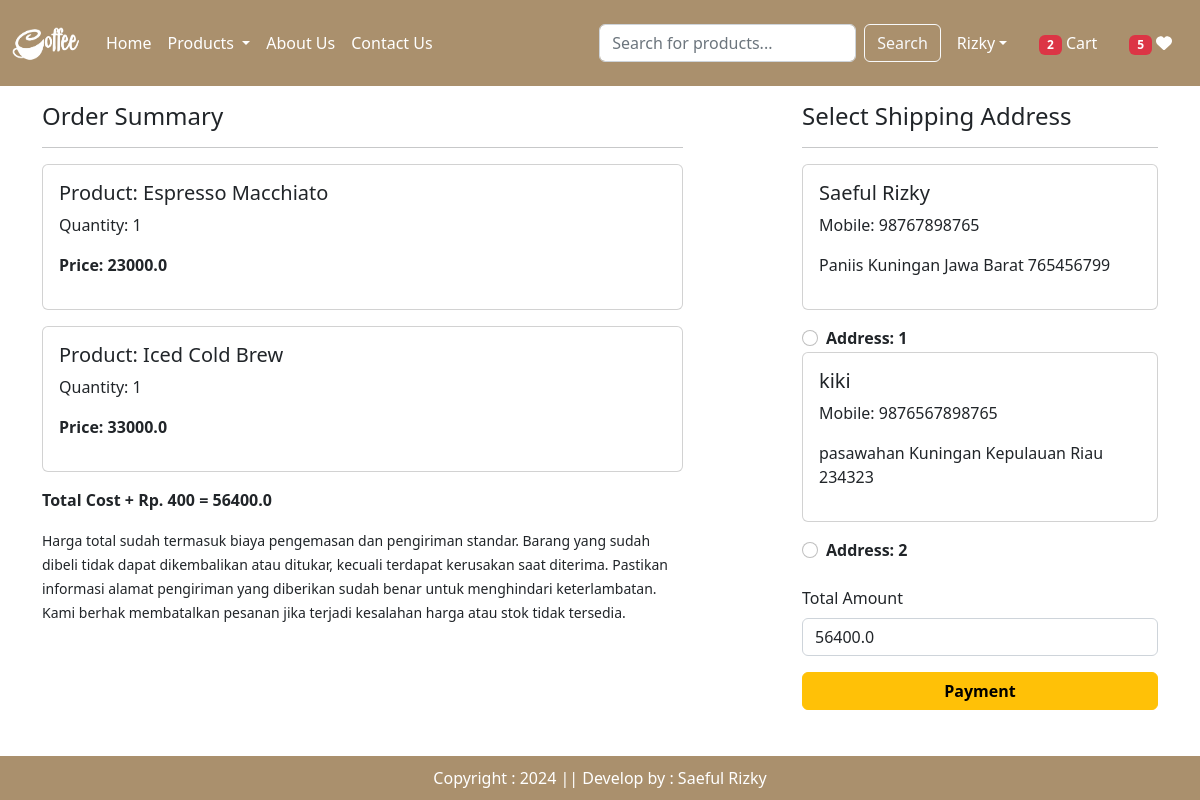
Screenshot of /checkout/ (signed in) with the database file from the repository.
### app/models.py (models this page shows, shortened)
class Cart(models.Model):
    user = models.ForeignKey(User, on_delete=models.CASCADE)
    product = models.ForeignKey(Product, on_delete=models.CASCADE)
    quantity = models.PositiveIntegerField(default=1)

class Product(models.Model):
    title = models.CharField(max_length=100)
    selling_price = models.FloatField()
    discounted_price = models.FloatField()
    description = models.TextField()
    composition = models.TextField(default='')
    prodapp = models.TextField(default='')
    category = models.CharField(choices=CATEGORY_CHOICES, max_length=2)
    product_image = models.ImageField(upload_to='product')

class Customer(models.Model):
    user = models.ForeignKey(User, on_delete=models.CASCADE)
    name = models.CharField(max_length=200)
    locality = models.CharField(max_length=200)
    city = models.CharField(max_length=50)
    mobile = models.IntegerField(default=0)
    zipcode = models.IntegerField()
    state = models.CharField(choices=STATE_CHOICES, max_length=100)

### app/views.py (the view)
# urls.py: path('checkout/', views.checkout.as_view(), name='checkout'),
@method_decorator(login_required,name='dispatch')
class checkout(View):
    def get(self,request):
        user=request.user
        add = Customer.objects.filter(user=user)
        totalitem = 0
        wishitem = 0
        if request.user.is_authenticated:
            totalitem = len(Cart.objects.filter(user=request.user))
            wishitem = len(Wishlist.objects.filter(user=request.user))
        cart_items = Cart.objects.filter(user=user)
        famount = 0
        for p in cart_items:
            value = p.quantity * p.product.discounted_price
            famount = famount + value
        totalamount = famount + 400
        return render(request, 'app/checkout.html', locals())

### app/templates/app/checkout.html (shortened to what this page needs)
{% extends 'app/base.html' %}
{% load static %}
{% block main-content %}
<div class="container" style="padding-bottom: 80px;">
  <div class="row mt-3">
    <div class="col-md-7">
      <h4>Order Summary</h4>
      <hr>
      {% for item in cart_items %}
        <div class="card mb-3">
          <div class="card-body">
            <h5>Product: {{ item.product.title }}</h5>
            <p>Quantity: {{ item.quantity }}</p>
            <p class="fw-bold">Price: {{ item.product.discounted_price }}</p>
          </div>
        </div>
      {% endfor %}
      <p class="fw-bold">Total Cost + Rp. 400 = {{ totalamount }}</p>
      <small>Harga total sudah termasuk biaya pengemasan dan pengiriman standar. Barang yang sudah dibeli tidak dapat dikembalikan atau ditukar, kecuali terdapat kerusakan saat diterima. Pastikan informasi alamat pengiriman yang diberikan sudah benar untuk menghindari keterlambatan. Kami berhak membatalkan pesanan jika terjadi kesalahan harga atau stok tidak tersedia.
      </small>
    </div>
    <div class="col-md-4 offset-md-1">
      <h4>Select Shipping Address</h4>
      <hr>
      <form method="post" id="myform">
        {% for ad in add %}
          <div class="card mb-3">
            <div class="card-body">
              <h5>{{ ad.name }}</h5>
              <p>Mobile: {{ ad.mobile }}</p>
              <p>{{ ad.locality }} {{ ad.city }} {{ ad.state }} {{ ad.zipcode }}</p>
            </div>
          </div>
          <div class="form-check">
            <input class="form-check-input" type="radio" name="custid" id="custadd{{ forloop.counter }}" value="{{ ad.id }}">
            <label class="form-check-label fw-bold" for="custadd{{ forloop.counter }}">
              Address: {{ forloop.counter }}
            </label>
          </div>
        {% endfor %}
        <div class="mt-4">
          <label for="totamount" class="form-label">Total Amount</label>
          <input type="number" class="form-control mb-3" name="totamount" value="{{ totalamount }}" readonly>
          <button id="rzp-button1" type="submit" class="btn btn-warning px-5 fw-bold w-100">Payment</button>
        </div>
      </form>
    </div>
  </div>
</div>
{% endblock main-content %}

### app/static/app/css/style.css (style rules this page uses)
html, body { height: 100%; }

### rows the page displays
Cart: product "Espresso Macchiato", quantity "1", product.discounted_price "23000.0"
Cart: product "Iced Cold Brew", quantity "1", product.discounted_price "33000.0"
Customer: name "Saeful Rizky", mobile "98767898765", locality "Paniis", city "Kuningan", state "Jawa Barat", zipcode "765456799"
Customer: name "kiki", mobile "9876567898765", locality "pasawahan", city "Kuningan", state "Kepulauan Riau", zipcode "234323"

### other values shown
{{ totalitem }} "2"
{{ wishitem }} "5"
{{ totalamount }} "56400.0"
